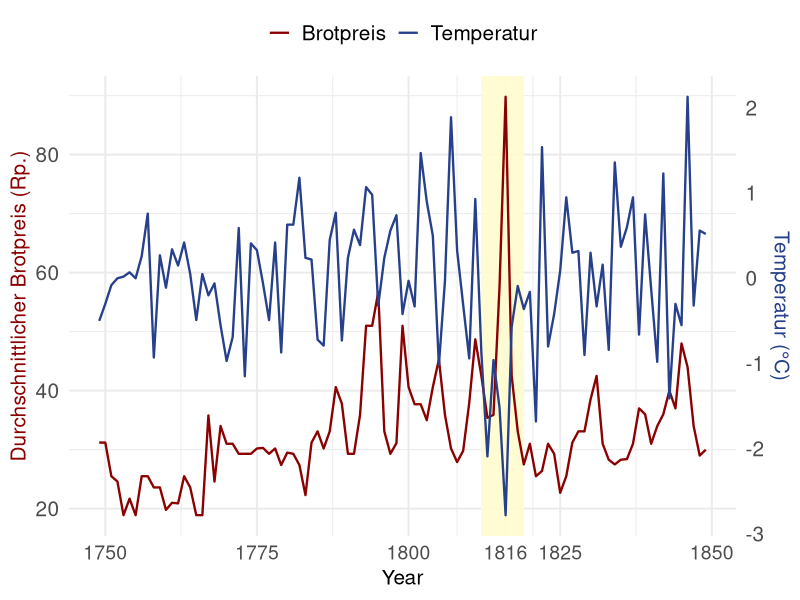

Here is the R script that generated this plot:
library(readr)
library(ggplot2)

df <- read_delim("data/AverageBreadPrice.csv", show_col_types = FALSE)

# Plot
range_price <- range(df$Var1_Average_Bread_Price, na.rm = TRUE)
range_temp <- range(df$Var2_MeanTemp, na.rm = TRUE)
scale_factor <- diff(range_price) / diff(range_temp)
offset <- range_price[1] - scale_factor * range_temp[1]



ggplot(df, aes(x = Year)) +
  annotate("rect",
           xmin = 1812, xmax = 1819,
           ymin = -Inf, ymax = Inf,
           fill = "lemonchiffon", alpha = 0.9) +
  geom_line(aes(y = Var1_Average_Bread_Price, color = "Brotpreis"), linewidth = 0.8) +
  geom_line(aes(y = Var2_MeanTemp * scale_factor + offset, color = "Temperatur"),
            linewidth = 0.8) +
  
  scale_y_continuous(
    name = "Durchschnittlicher Brotpreis (Rp.)",
    sec.axis = sec_axis(~ (. - offset) / scale_factor,
                        name = "Temperatur (°C)",
                        breaks = seq(floor(min(range_temp)), ceiling(max(range_temp)), 1))
  ) +
  
  scale_x_continuous(
    breaks = c(1750, 1775, 1800, 1816, 1825, 1850),
    labels = c("1750", "1775", "1800", "1816", "1825", "1850")
  ) +
  
  scale_color_manual(name = NULL,
                     values = c("Brotpreis" = "darkred",
                                "Temperatur" = "royalblue4")) +
  theme_minimal(base_size = 15) +
  theme(
    legend.position = "top",
    legend.text = element_text(size = 15),
    axis.text.x = element_text(size = 14),
    axis.text.y = element_text(size = 15),
    axis.title.y.left  = element_text(color = "darkred"),
    axis.title.y.right = element_text(color = "royalblue4")
  ) -> p

ggsave("images/bread_prices.png", p,
       width = 8, height = 5, dpi = 300)
